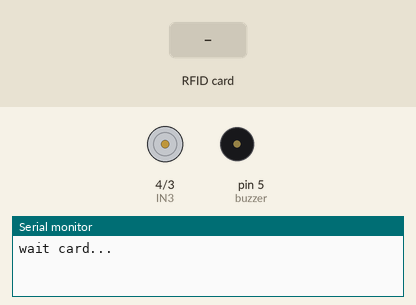
This sketch was run on a simulated Arduino Uno, built with avr-gcc and run on an emulated ATmega328P. Parts: motor-driver pin pairs drawn as motors (green arrow = first pin HIGH = forward, orange = second pin HIGH = backward, longer = more drive), buzzer (waves = sounding), the last lines printed to the serial monitor. Inputs (shaded band) come from the test bench.

Above: at 1.2 s.
1.3 s: RFID card 55 9E D9 E2 held to the reader
At 1.7 s:
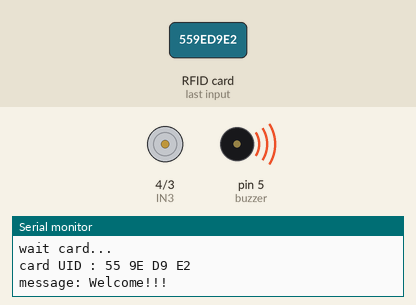
At 3.6 s:
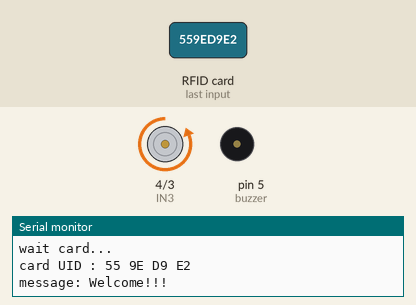
Timing chart, 0 to 11.8 s (numbered marks = the images above; inputs shaded):
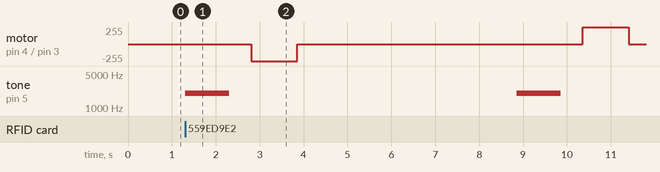

The sketch:

fedai.ino
```cpp
/*

used in project construction :https://www.hackster.io/Aritro

edited and developed by: https://github.com/bymfd

This repo:https://github.com/bymfd/fedai
*/
 int IN3 = 4;
int IN4 = 3;
int led=13;
const int buzzer = 5; //sound feedback pins (buzzer)
#include <SPI.h>
#include <MFRC522.h>

#define SS_PIN 10
#define RST_PIN 9
MFRC522 mfrc522(SS_PIN, RST_PIN);   // Create MFRC522 instance.

void setup()
{
  pinMode (led, OUTPUT);//arduino led
  pinMode (IN3, OUTPUT);//motor left pin
pinMode (IN4, OUTPUT);//motor right pin
pinMode(buzzer, OUTPUT);
  Serial.begin(9600);   // Initiate a serial communication
  SPI.begin();      // Initiate  SPI bus
  mfrc522.PCD_Init();   // Initiate MFRC522
  Serial.println("wait card...");
  Serial.println();

}
void loop()
{
  // Look for new cards
  if ( ! mfrc522.PICC_IsNewCardPresent())
  {
    return;
  }
  // Select one of the cards
  if ( ! mfrc522.PICC_ReadCardSerial())
  {
    return;
  }
  //Show UID on serial monitor
  Serial.print("card UID :");
  String content= "";
  byte letter;
  for (byte i = 0; i < mfrc522.uid.size; i++)
  {
     Serial.print(mfrc522.uid.uidByte[i] < 0x10 ? " 0" : " ");
     Serial.print(mfrc522.uid.uidByte[i], HEX);
     content.concat(String(mfrc522.uid.uidByte[i] < 0x10 ? " 0" : " "));
     content.concat(String(mfrc522.uid.uidByte[i], HEX));
  }
  Serial.println();
  Serial.print("message: ");
  content.toUpperCase();
  if (content.substring(1) == "55 9E D9 E2" || content.substring(1) == "80 6F DF B0" || content.substring(1) == "40 48 31 A5" || content.substring(1) == "4A 41 56 D3" ) //change here the UID of the card/cards that you want to give access
  {


    Serial.println("Welcome!!!");
    valids();// card true sound
    Serial.println();
    mdown();//unlock door
    Serial.println("open door");
    Serial.println("ok!! door relock 5 sec...");
    delay(5000); //wait 5 seconds to enter the room
    valids();//warning to lock door
    mup();//lock door
   Serial.println("door locked");

  }

 else   {
    Serial.println("invalid card");
   invalids();//warning invalid sound

  }
}


void mup()//door unlock
{
  digitalWrite (IN4, LOW);
digitalWrite (IN3, HIGH);
digitalWrite (led,LOW);
delay(50);
digitalWrite (led,HIGH);
delay(1000);
digitalWrite (IN3,LOW);
digitalWrite (IN4,LOW);

}
void mdown() //lock door
{
 digitalWrite (IN3,LOW);
digitalWrite (IN4, HIGH);
digitalWrite (led,LOW);
delay(50);
 digitalWrite (led,HIGH);
 delay(1000);
digitalWrite (IN4,LOW);

}
 void invalids()//invalid card sound if you want change
 {
for(int hz = 440; hz < 1000; hz++){
    tone(buzzer, hz, 50);
    delay(5);
  } }

   void valids()//valid card sound
   {
     tone(buzzer,2000);
    delay(1000);
     noTone(buzzer);
     delay(500);

   }
```

Measured:
- after the input at 1.3 s, motor on pin 4 (IN3) / pin 3 (IN4): stopped → backward 255/255 after 1.5 s, → stopped 1.1 s later, → forward 255/255 6.5 s later, → stopped 1.1 s later; tone on pin 5 (buzzer): alternates 2000 Hz for 1.0 s and silent for 6.6 s, starting at once
